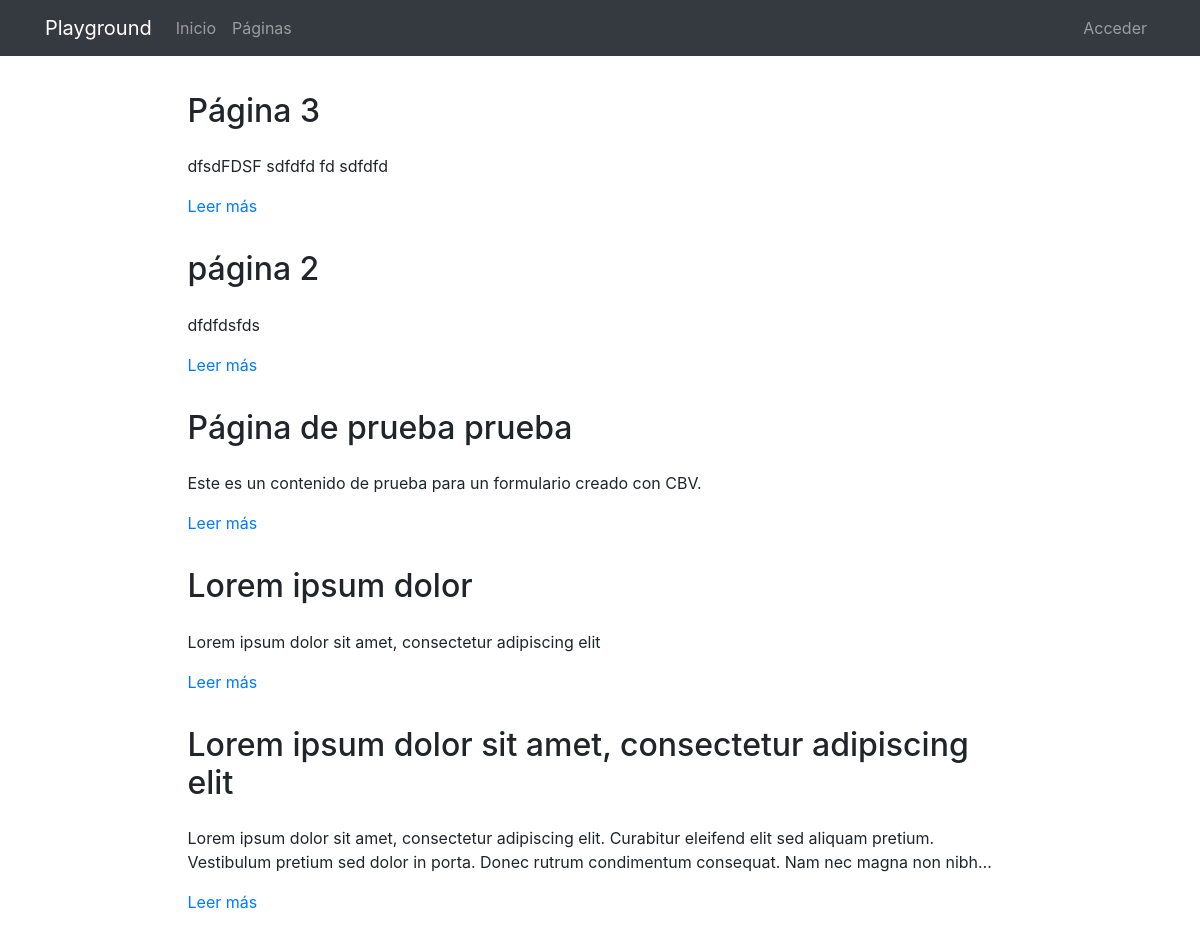
Page /pages/ on the earlier database version.
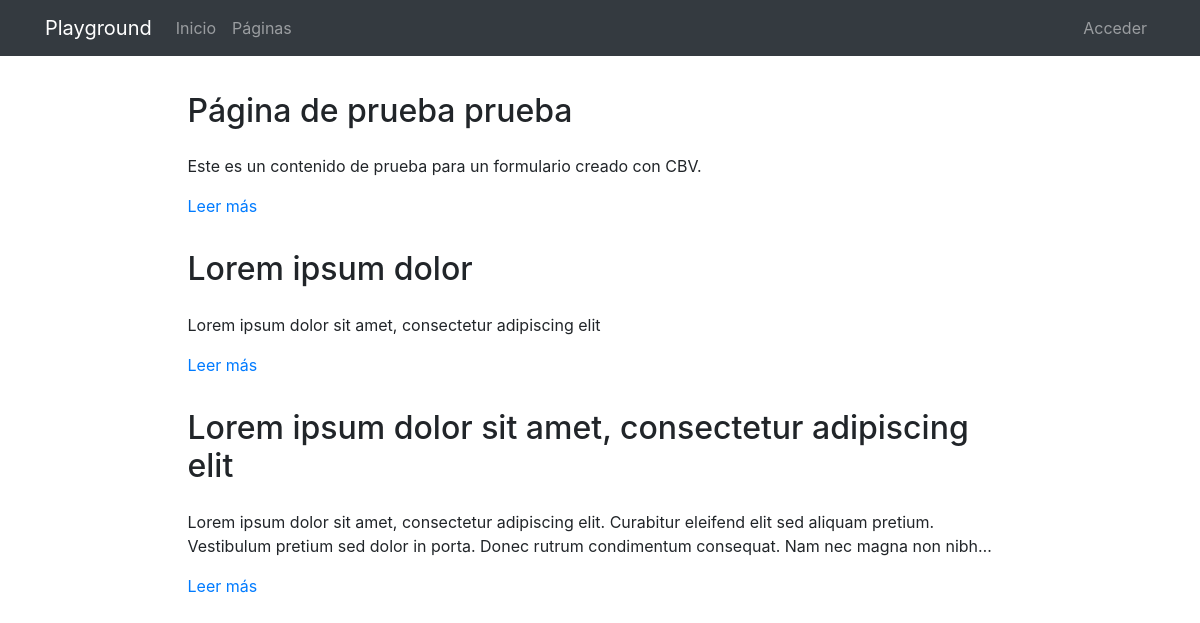
Same page on the later database version.
### pages/models.py (models this page shows, shortened)
class Page(models.Model):
    title = models.CharField(verbose_name="Título", max_length=200)
    content = RichTextField(verbose_name="Contenido")
    order = models.SmallIntegerField(verbose_name="Orden", default=0)
    created = models.DateTimeField(auto_now_add=True, verbose_name="Fecha de creación")
    updated = models.DateTimeField(auto_now=True, verbose_name="Fecha de edición")
    class Meta:
        verbose_name = "página"
        verbose_name_plural = "páginas"
        ordering = ['order', 'title']

### pages/views.py (the view)
# urls.py: path('', PageListView.as_view(), name='pages'),
class PageListView(ListView):
  model = Page
  template_name = 'pages/pages_list.html'

### pages/templates/pages/pages_list.html (shortened to what this page needs)
{% extends 'core/base.html' %}
{% load static %}
{% block content %}
{% include 'pages/includes/pages_menu.html' %}
<main role="main">
  <div class="container mb-4">
    {% for page in page_list|dictsort:"id" reversed%}
      <div class="row mt-3">
        <div class="col-md-9 mx-auto">
          <h2 class="mb-4">{{page.title}}</h2>
          <div>
            <p>{{page.content|striptags|safe|truncatechars:"200"}}</p>
            <p><a href="{% url 'pages:page' page.id page.title|slugify %}">Leer más</a>
            </p>
          </div>
        </div>
      </div>
    {% endfor %}
  </div>
</main>
{% endblock %}

Differences in the rows shown:
removed Page: title "Página 3", content "dfsdFDSF sdfdfd fd sdfdfd"
removed Page: title "página 2", content "dfdfdsfds"
